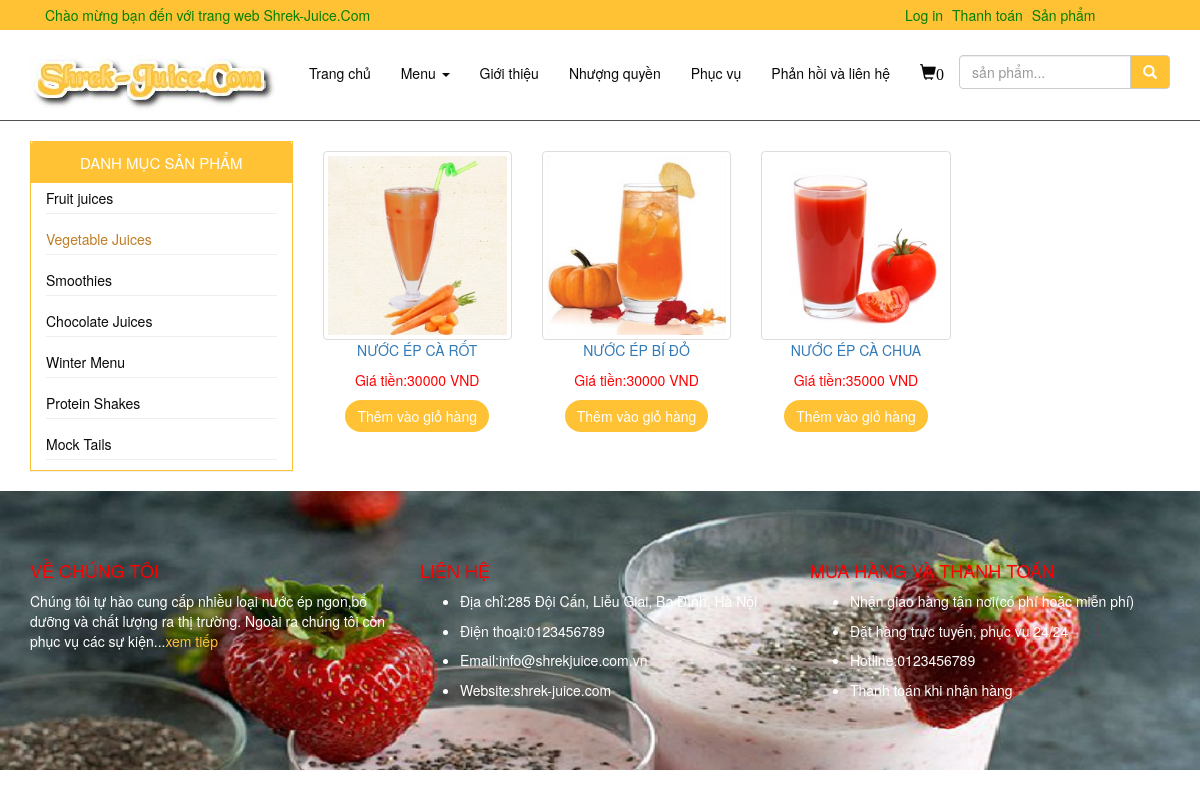
The page /Eproject/Shrek-Juice.com/trangsanpham.php?id_danhmuc=2 on the database its author committed.
### tables this page shows
CREATE TABLE `danhmucsanpham` (
  `id_danhmuc` int(11) NOT NULL,
  `tendanhmuc` varchar(100) DEFAULT NULL
);

CREATE TABLE `sanpham` (
  `id_sanpham` int(11) NOT NULL,
  `tensanpham` varchar(100) DEFAULT NULL,
  `id_danhmuc` int(11) DEFAULT NULL,
  `giatien` int(11) DEFAULT NULL,
  `anh` varchar(100) DEFAULT NULL,
  `mota` text
);

### Eproject/Database/database.php (called while the page is built, shortened)
<?php
	function resultdata($sql){
		$connect=new mysqli(host,username,pass,database);
		$result= mysqli_query($connect,$sql);
		$data=[];
		if(!empty($result)){
			while($row=mysqli_fetch_array($result,1)){
				$data[]=$row;
			}
		}
		return $data;
	}

### Eproject/Shrek-Juice.com/trangsanpham.php (the view, shortened to what this page needs)
<?php
	require_once('../Database/database.php');
	$sql='select * from danhmucsanpham';
	$menu=resultdata($sql);
	$currentpage=1;
	$start=($currentpage-1)*8;
	$sql='select * from sanpham limit '.$start.',8';
	$productlist=resultdata($sql);
	if(isset($_GET['id_danhmuc'])&&$_GET['id_danhmuc']!=""){
		$id_danhmuc=$_GET['id_danhmuc'];
		$sql='select * from sanpham where id_danhmuc = '.$id_danhmuc;
		$productlist=resultdata($sql);
	}
?>
<!DOCTYPE html>
<html>
<head>
    <link rel="stylesheet" href="https://maxcdn.bootstrapcdn.com/bootstrap/3.4.0/css/bootstrap.min.css">
    <link rel="stylesheet" type="text/css" href="../css/css.css">
</head>
<body>
	<?php
		require_once('header.php');
	?>
	<div id="content">
		<div class="container">
			<div class="row">
				<div class="col-md-3">
					<div class="panel panel-primary">
						<div class="panel-heading">
							<span class="text-uppercase">Danh Mục Sản Phẩm</span></div>
						<?php
							foreach ($menu as $row) {
								if(isset($_GET['id_danhmuc'])&&$row['id_danhmuc']==$_GET['id_danhmuc']){
									echo '<div class="panel-body"><a href="trangsanpham.php?id_danhmuc='.$row['id_danhmuc'].'" style="color:#bf7c24"><span >'.$row['tendanhmuc'].'</span></a><hr></div>';
								}else if(isset($_GET['danhmuc'])&&strlen(strstr($row['tendanhmuc'],$_GET['danhmuc']))>0){
									echo '<div class="panel-body"><a href="trangsanpham.php?id_danhmuc='.$row['id_danhmuc'].'" style="color:#bf7c24"><span >'.$row['tendanhmuc'].'</span></a><hr></div>';
								}else{
								echo '<div class="panel-body" id="'.$row['id_danhmuc'].'"><a href="trangsanpham.php?id_danhmuc='.$row['id_danhmuc'].'"><span >'.$row['tendanhmuc'].'</span></a><hr></div>';
								}
							}
						?>
					</div>
				</div>
				<div class="col-md-9" >
					<div class="row">
						<?php
							if(!empty($productlist)){
								foreach ($productlist as $row) {
									echo '<div class="col-md-3" id="product">
										<img src="'.$row['anh'].'" class="img-thumbnail img-responsive">
										<a href="chitietsanpham.php?id_sanpham='.$row['id_sanpham'].'"><p class="text-uppercase">'.$row['tensanpham'].'</p></a>
										<p style="color:red;">Giá tiền:'.$row['giatien'].' VND</p>
										<a href="?item='.$row['id_sanpham'].'"><button type="button" class="btn btn-default">Thêm vào giỏ hàng</button></a>
									</div>';
								}
							}else{
								echo '<h3 class="text-uppercase text-center text-danger">Không có sản phẩm phù hợp!</h3>';
							}
						?>
					</div>
				</div>
			</div>
		</div>
	</div>
	<?php
		require_once('footer.php');
	?>
</body>
</html>

### Eproject/css/css.css (style rules this page uses)
#product { margin-bottom: 20px; text-align: center; padding-top:10px; padding-bottom: 10px; }
#product .img-thumbnail { width: 100%; }
#product .btn-default { background: #ffc235; color:#FFFFFF; border:#ffc235; border-radius: 30px; }
.panel-primary { border-radius: 0px; border:solid 1px #ffc235; }
.panel-body a { color: #09090a; text-decoration: none; }
.panel-body { padding-top:5px; padding-bottom:5px; }
hr { margin-top: 5px; margin-bottom: 5px; }
.panel-primary .panel-heading { background: #ffc235; color: #ffffff; border-bottom: none; text-align: center; font-size: 15px; }

### rows shown on the page
danhmucsanpham: tendanhmuc "Fruit juices"
danhmucsanpham: tendanhmuc "Vegetable Juices"
danhmucsanpham: tendanhmuc "Smoothies"
danhmucsanpham: tendanhmuc "Chocolate Juices"
danhmucsanpham: tendanhmuc "Winter Menu"
danhmucsanpham: tendanhmuc "Protein Shakes"
danhmucsanpham: tendanhmuc "Mock Tails"
sanpham: anh (picture), tensanpham "NƯỚC ÉP CÀ RỐT", giatien "30000"
sanpham: anh (picture), tensanpham "NƯỚC ÉP BÍ ĐỎ", giatien "30000"
sanpham: anh (picture), tensanpham "NƯỚC ÉP CÀ CHUA", giatien "35000"

### other values the page prints
$countitem "0"
